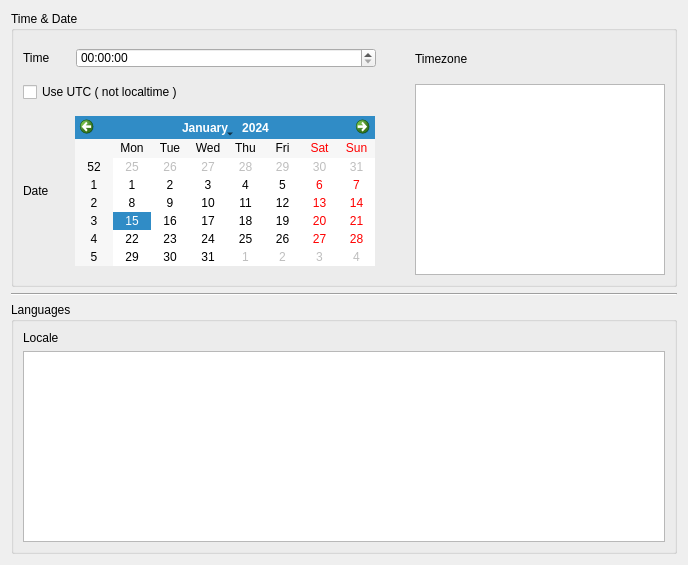
<?xml version="1.0" encoding="UTF-8"?>
<ui version="4.0">
 <class>timePage</class>
 <widget class="QWidget" name="timePage">
  <property name="geometry">
   <rect>
    <x>0</x>
    <y>0</y>
    <width>688</width>
    <height>565</height>
   </rect>
  </property>
  <property name="windowTitle">
   <string>Form</string>
  </property>
  <layout class="QVBoxLayout" name="verticalLayout_3">
   <item>
    <widget class="QGroupBox" name="groupBox">
     <property name="sizePolicy">
      <sizepolicy hsizetype="Preferred" vsizetype="Preferred">
       <horstretch>0</horstretch>
       <verstretch>0</verstretch>
      </sizepolicy>
     </property>
     <property name="maximumSize">
      <size>
       <width>16777215</width>
       <height>16777215</height>
      </size>
     </property>
     <property name="title">
      <string>Time &amp;&amp; Date</string>
     </property>
     <layout class="QHBoxLayout" name="horizontalLayout_5">
      <item>
       <layout class="QVBoxLayout" name="verticalLayout_4">
        <item>
         <layout class="QHBoxLayout" name="horizontalLayout_3">
          <item>
           <widget class="QLabel" name="label_3">
            <property name="sizePolicy">
             <sizepolicy hsizetype="Fixed" vsizetype="Fixed">
              <horstretch>0</horstretch>
              <verstretch>0</verstretch>
             </sizepolicy>
            </property>
            <property name="text">
             <string>Time</string>
            </property>
           </widget>
          </item>
          <item>
           <spacer name="horizontalSpacer_2">
            <property name="orientation">
             <enum>Qt::Horizontal</enum>
            </property>
            <property name="sizeType">
             <enum>QSizePolicy::Fixed</enum>
            </property>
            <property name="sizeHint" stdset="0">
             <size>
              <width>20</width>
              <height>20</height>
             </size>
            </property>
           </spacer>
          </item>
          <item>
           <widget class="QTimeEdit" name="timeEdit">
            <property name="sizePolicy">
             <sizepolicy hsizetype="Maximum" vsizetype="Maximum">
              <horstretch>0</horstretch>
              <verstretch>0</verstretch>
             </sizepolicy>
            </property>
            <property name="minimumSize">
             <size>
              <width>300</width>
              <height>10</height>
             </size>
            </property>
            <property name="maximumSize">
             <size>
              <width>300</width>
              <height>20</height>
             </size>
            </property>
           </widget>
          </item>
          <item>
           <spacer name="horizontalSpacer_4">
            <property name="orientation">
             <enum>Qt::Horizontal</enum>
            </property>
            <property name="sizeType">
             <enum>QSizePolicy::Expanding</enum>
            </property>
            <property name="sizeHint" stdset="0">
             <size>
              <width>40</width>
              <height>20</height>
             </size>
            </property>
           </spacer>
          </item>
         </layout>
        </item>
        <item>
         <layout class="QHBoxLayout" name="horizontalLayout_6">
          <item>
           <widget class="QCheckBox" name="UTCCheckBox">
            <property name="text">
             <string>Use UTC ( not localtime )</string>
            </property>
           </widget>
          </item>
          <item>
           <spacer name="horizontalSpacer_5">
            <property name="orientation">
             <enum>Qt::Horizontal</enum>
            </property>
            <property name="sizeType">
             <enum>QSizePolicy::Expanding</enum>
            </property>
            <property name="sizeHint" stdset="0">
             <size>
              <width>40</width>
              <height>20</height>
             </size>
            </property>
           </spacer>
          </item>
         </layout>
        </item>
        <item>
         <layout class="QHBoxLayout" name="horizontalLayout_2">
          <item>
           <widget class="QLabel" name="label_4">
            <property name="sizePolicy">
             <sizepolicy hsizetype="Fixed" vsizetype="Fixed">
              <horstretch>0</horstretch>
              <verstretch>0</verstretch>
             </sizepolicy>
            </property>
            <property name="text">
             <string>Date</string>
            </property>
           </widget>
          </item>
          <item>
           <spacer name="horizontalSpacer">
            <property name="orientation">
             <enum>Qt::Horizontal</enum>
            </property>
            <property name="sizeType">
             <enum>QSizePolicy::Fixed</enum>
            </property>
            <property name="sizeHint" stdset="0">
             <size>
              <width>20</width>
              <height>20</height>
             </size>
            </property>
           </spacer>
          </item>
          <item>
           <widget class="QCalendarWidget" name="calendarWidget">
            <property name="enabled">
             <bool>true</bool>
            </property>
            <property name="sizePolicy">
             <sizepolicy hsizetype="Maximum" vsizetype="Maximum">
              <horstretch>0</horstretch>
              <verstretch>0</verstretch>
             </sizepolicy>
            </property>
            <property name="minimumSize">
             <size>
              <width>300</width>
              <height>0</height>
             </size>
            </property>
            <property name="maximumSize">
             <size>
              <width>300</width>
              <height>150</height>
             </size>
            </property>
           </widget>
          </item>
          <item>
           <spacer name="horizontalSpacer_3">
            <property name="orientation">
             <enum>Qt::Horizontal</enum>
            </property>
            <property name="sizeType">
             <enum>QSizePolicy::Expanding</enum>
            </property>
            <property name="sizeHint" stdset="0">
             <size>
              <width>40</width>
              <height>20</height>
             </size>
            </property>
           </spacer>
          </item>
         </layout>
        </item>
       </layout>
      </item>
      <item>
       <layout class="QVBoxLayout" name="verticalLayout_5">
        <item>
         <layout class="QHBoxLayout" name="horizontalLayout_4">
          <item>
           <widget class="QLabel" name="label_5">
            <property name="text">
             <string>Timezone</string>
            </property>
           </widget>
          </item>
          <item>
           <spacer name="horizontalSpacer_6">
            <property name="orientation">
             <enum>Qt::Horizontal</enum>
            </property>
            <property name="sizeType">
             <enum>QSizePolicy::Preferred</enum>
            </property>
            <property name="sizeHint" stdset="0">
             <size>
              <width>17</width>
              <height>38</height>
             </size>
            </property>
           </spacer>
          </item>
         </layout>
        </item>
        <item>
         <widget class="QListWidget" name="timeZoneListWidget"/>
        </item>
       </layout>
      </item>
     </layout>
    </widget>
   </item>
   <item>
    <widget class="Line" name="line">
     <property name="orientation">
      <enum>Qt::Horizontal</enum>
     </property>
    </widget>
   </item>
   <item>
    <widget class="QGroupBox" name="groupBox_2">
     <property name="title">
      <string>Languages</string>
     </property>
     <layout class="QHBoxLayout" name="horizontalLayout">
      <item>
       <layout class="QVBoxLayout" name="verticalLayout_2">
        <item>
         <widget class="QLabel" name="label_2">
          <property name="text">
           <string>Locale</string>
          </property>
         </widget>
        </item>
        <item>
         <widget class="QListWidget" name="localeListWidget"/>
        </item>
       </layout>
      </item>
     </layout>
    </widget>
   </item>
  </layout>
 </widget>
 <resources/>
 <connections/>
</ui>
